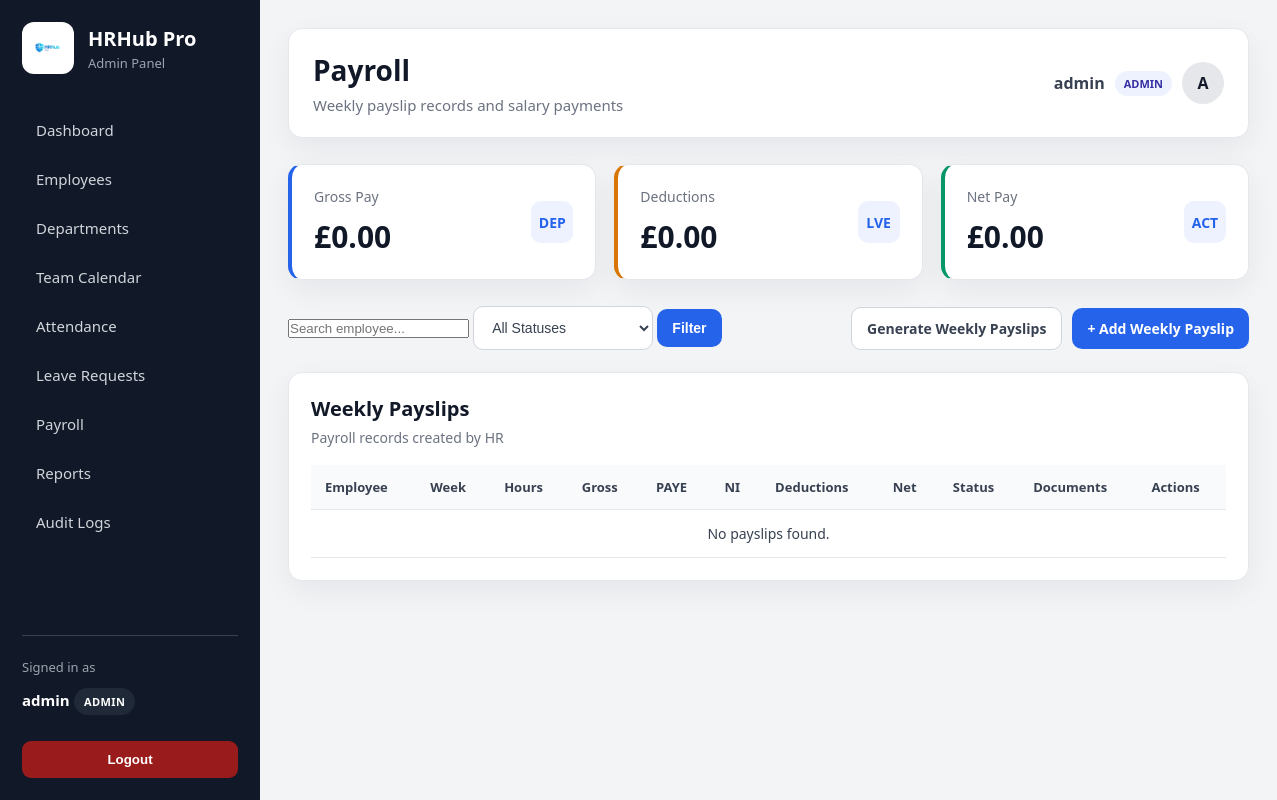
The app's page /payroll/ (signed in), older data.
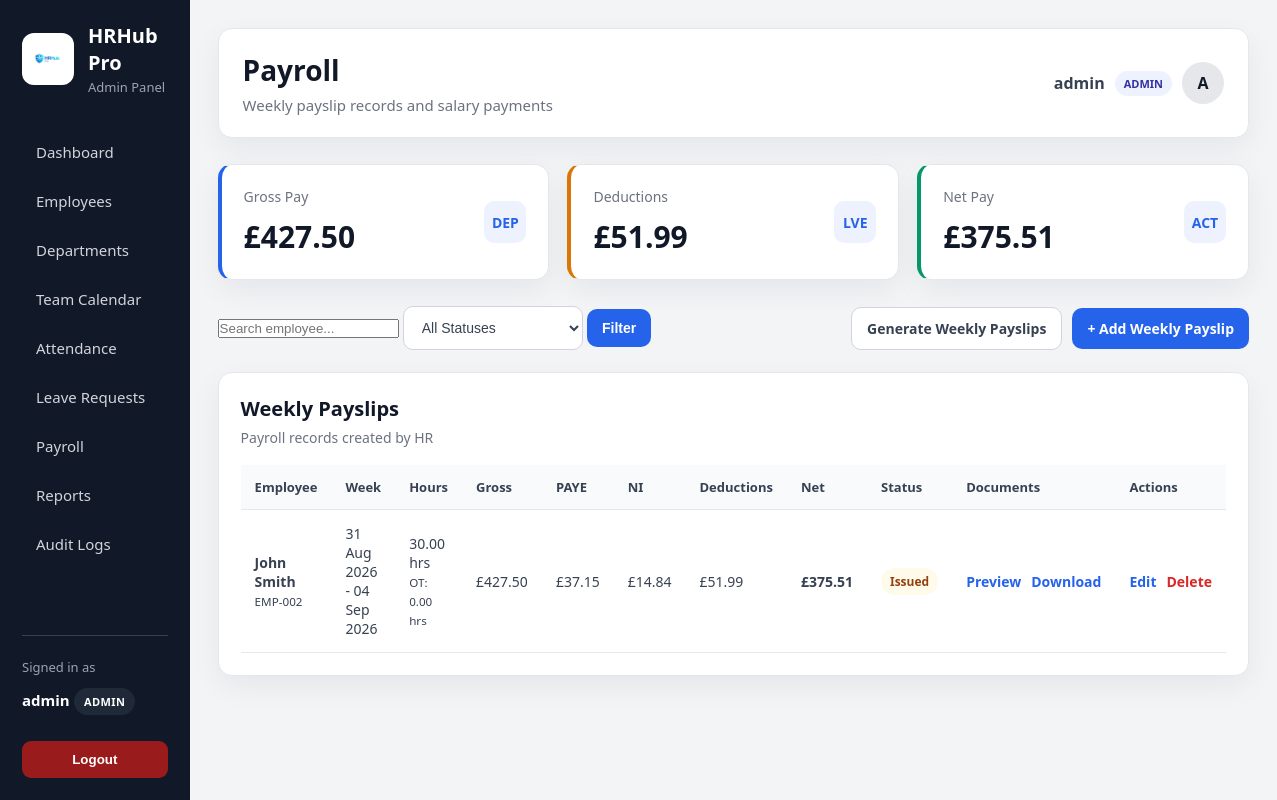
The same page, newer data.
### payroll/models.py (models this page shows, shortened)
class Payslip(models.Model):
    STATUS_CHOICES = [
        ("DRAFT", "Draft"),
        ("ISSUED", "Issued"),
        ("PAID", "Paid"),
    ]
    employee = models.ForeignKey(
        Employee,
        on_delete=models.CASCADE,
        related_name="payslips",
    )
    week_start = models.DateField()
    week_end = models.DateField()
    payment_date = models.DateField(
        blank=True,
        null=True,
    )
    hourly_rate = models.DecimalField(
        max_digits=8,
        decimal_places=2,
        default=Decimal("0.00"),
    )
    hours_worked = models.DecimalField(
        max_digits=6,
        decimal_places=2,
        default=Decimal("0.00"),
    )
    overtime_hours = models.DecimalField(
        max_digits=6,
        decimal_places=2,
        default=Decimal("0.00"),
    )
    overtime_rate = models.DecimalField(
        max_digits=8,
        decimal_places=2,
        default=Decimal("0.00"),
    )
    bonus = models.DecimalField(
        max_digits=10,
        decimal_places=2,
        default=Decimal("0.00"),
    )
    gross_pay = models.DecimalField(
        max_digits=10,
        decimal_places=2,
        default=Decimal("0.00"),
    )
    paye_tax = models.DecimalField(
        max_digits=10,
        decimal_places=2,
        default=Decimal("0.00"),
    )
    national_insurance = models.DecimalField(
        max_digits=10,
        decimal_places=2,
        default=Decimal("0.00"),
    )
    other_deductions = models.DecimalField(
        max_digits=10,
        decimal_places=2,
        default=Decimal("0.00"),
    )
    total_deductions = models.DecimalField(
        max_digits=10,
        decimal_places=2,
        default=Decimal("0.00"),
    )
    net_pay = models.DecimalField(
        max_digits=10,
        decimal_places=2,
        default=Decimal("0.00"),
    )
    status = models.CharField(
        max_length=20,
        choices=STATUS_CHOICES,
        default="DRAFT",
    )
    notes = models.TextField(
        blank=True,
        null=True,
    )
    created_at = models.DateTimeField(
        auto_now_add=True,
    )
    updated_at = models.DateTimeField(
        auto_now=True,
    )
    class Meta:
        ordering = ["-week_start"]
        verbose_name = "Weekly Payslip"
        verbose_name_plural = "Weekly Payslips"

### employees/models.py (models this page shows, shortened)
class Employee(models.Model):
    EMPLOYMENT_TYPE_CHOICES = [
        ("FULL_TIME", "Full Time"),
        ("PART_TIME", "Part Time"),
        ("CONTRACT", "Contract"),
        ("TEMPORARY", "Temporary"),
        ("AGENCY", "Agency"),
    ]
    STATUS_CHOICES = [
        ("ACTIVE", "Active"),
        ("INACTIVE", "Inactive"),
        ("ON_LEAVE", "On Leave"),
        ("TERMINATED", "Terminated"),
    ]
    user = models.OneToOneField(
        User,
        on_delete=models.SET_NULL,
        blank=True,
        null=True,
        related_name="employee_profile",
    )
    employee_number = models.CharField(
        max_length=30,
        unique=True,
    )
    first_name = models.CharField(
        max_length=100,
    )
    last_name = models.CharField(
        max_length=100,
    )
    email = models.EmailField(
        unique=True,
    )
    phone = models.CharField(
        max_length=30,
        blank=True,
        null=True,
    )
    address = models.TextField(
        blank=True,
        null=True,
    )
    date_of_birth = models.DateField(
        blank=True,
        null=True,
    )
    job_title = models.CharField(
        max_length=150,
    )
    department = models.ForeignKey(
        "departments.Department",
        on_delete=models.SET_NULL,
        blank=True,
        null=True,
        related_name="employees",
    )
    manager = models.ForeignKey(
        "self",
        on_delete=models.SET_NULL,
        blank=True,
        null=True,
        related_name="team_members",
    )
    employment_type = models.CharField(
        max_length=20,
        choices=EMPLOYMENT_TYPE_CHOICES,
        default="FULL_TIME",
    )
    hire_date = models.DateField()
    salary = models.DecimalField(
        max_digits=10,
        decimal_places=2,
        default=0,
    )
    status = models.CharField(
        max_length=20,
        choices=STATUS_CHOICES,
        default="ACTIVE",
    )
    emergency_contact_name = models.CharField(
        max_length=150,
        blank=True,
        null=True,
    )
    emergency_contact_phone = models.CharField(
        max_length=30,
        blank=True,
        null=True,
    )
    notes = models.TextField(
        blank=True,
        null=True,
    )
    created_at = models.DateTimeField(
        auto_now_add=True,
    )
    updated_at = models.DateTimeField(
        auto_now=True,
    )
    class Meta:
        ordering = ["first_name", "last_name"]
        verbose_name = "Employee"
        verbose_name_plural = "Employees"
    @property
    def full_name(self):
        return f"{self.first_name} {self.last_name}"

### payroll/views.py (the view)
# urls.py: path("", views.payslip_list, name="payslip_list"),
@login_required
def payslip_list(request):
    if not user_can_manage_payroll(request.user):
        messages.error(request, "You do not have permission to access payroll.")
        return redirect("role_redirect")
    search_query = request.GET.get("search", "")
    status_filter = request.GET.get("status", "")
    payslips = Payslip.objects.select_related(
        "employee",
        "employee__department",
    ).all()
    if search_query:
        payslips = payslips.filter(
            Q(employee__first_name__icontains=search_query)
            | Q(employee__last_name__icontains=search_query)
            | Q(employee__employee_number__icontains=search_query)
        )
    if status_filter:
        payslips = payslips.filter(status=status_filter)
    total_gross = payslips.aggregate(total=Sum("gross_pay"))["total"] or 0
    total_deductions = payslips.aggregate(total=Sum("total_deductions"))["total"] or 0
    total_net = payslips.aggregate(total=Sum("net_pay"))["total"] or 0
    context = {
        "payslips": payslips.order_by("-week_start"),
        "search_query": search_query,
        "status_filter": status_filter,
        "total_gross": total_gross,
        "total_deductions": total_deductions,
        "total_net": total_net,
    }
    return render(request, "payroll/payslip_list.html", context)

### accounts/context_processors.py (called while the page is built)
def user_role_context(request):
    user_role = None
    is_admin_user = False
    is_hr_user = False
    is_manager_user = False
    is_employee_user = False
    if request.user.is_authenticated:
        profile = getattr(request.user, "profile", None)
        if request.user.is_superuser:
            user_role = "ADMIN"
            is_admin_user = True
        elif profile:
            user_role = profile.role
            is_admin_user = profile.role == "ADMIN"
            is_hr_user = profile.role == "HR"
            is_manager_user = profile.role == "MANAGER"
            is_employee_user = profile.role == "EMPLOYEE"
    return {
        "user_role": user_role,
        "is_admin_user": is_admin_user,
        "is_hr_user": is_hr_user,
        "is_manager_user": is_manager_user,
        "is_employee_user": is_employee_user,
    }

### payroll/views.py (called while the page is built)
def user_can_manage_payroll(user):
    if user.is_superuser:
        return True
    role = get_user_role(user)
    return role in ["ADMIN", "HR"]

### templates/payroll/payslip_list.html (shortened to what the changed rows need)
{% extends 'base.html' %}
{% block page_title %}Payroll{% endblock %}
{% block content %}
<section class="stats-grid">
    <div class="stat-card blue">
        <div>
            <p>Gross Pay</p>
            <h2>£{{ total_gross|floatformat:2 }}</h2>
        </div>
    </div>
    <div class="stat-card orange">
        <div>
            <p>Deductions</p>
            <h2>£{{ total_deductions|floatformat:2 }}</h2>
        </div>
    </div>
    <div class="stat-card green">
        <div>
            <p>Net Pay</p>
            <h2>£{{ total_net|floatformat:2 }}</h2>
        </div>
    </div>
</section>
<section class="table-card">
    <table class="data-table">
        <thead>
            <tr>
                <th>Employee</th>
                <th>Week</th>
                <th>Hours</th>
                <th>Gross</th>
                <th>PAYE</th>
                <th>NI</th>
                <th>Deductions</th>
                <th>Net</th>
                <th>Status</th>
                <th>Documents</th>
                <th>Actions</th>
            </tr>
        </thead>
        <tbody>
            {% for payslip in payslips %}
                <tr>
                    <td>
                        <strong>{{ payslip.employee.full_name }}</strong>
                        <br>
                        <small>{{ payslip.employee.employee_number }}</small>
                    </td>
                    <td>
                        {{ payslip.week_start|date:"d M Y" }}
                        -
                        {{ payslip.week_end|date:"d M Y" }}
                    </td>
                    <td>
                        {{ payslip.hours_worked|floatformat:2 }} hrs
                        <br>
                        <small>OT: {{ payslip.overtime_hours|floatformat:2 }} hrs</small>
                    </td>
                    <td>£{{ payslip.gross_pay|floatformat:2 }}</td>
                    <td>£{{ payslip.paye_tax|floatformat:2 }}</td>
                    <td>£{{ payslip.national_insurance|floatformat:2 }}</td>
                    <td>£{{ payslip.total_deductions|floatformat:2 }}</td>
                    <td><strong>£{{ payslip.net_pay|floatformat:2 }}</strong></td>
                    <td>
                        {% if payslip.status == "PAID" %}
                            <span class="badge badge-success">Paid</span>
                        {% elif payslip.status == "ISSUED" %}
                            <span class="badge badge-warning">Issued</span>
                        {% else %}
                            <span class="badge badge-muted">Draft</span>
                        {% endif %}
                    </td>
                    <td>
                        <div class="table-actions">
                            <a href="{% url 'payslip_pdf_preview' payslip.id %}" class="action-link" target="_blank">
                                Preview
                            </a>
                            <a href="{% url 'payslip_pdf_download' payslip.id %}" class="action-link">
                                Download
                            </a>
                        </div>
                    </td>
                    <td>
                        <div class="table-actions">
                            <a href="{% url 'payslip_update' payslip.id %}" class="action-link">
                                Edit
                            </a>
                            <a href="{% url 'payslip_delete' payslip.id %}" class="action-link danger-link">
                                Delete
                            </a>
                        </div>
                    </td>
                </tr>
            {% empty %}
                <tr>
                    <td colspan="11" class="empty-table">
                        No payslips found.
                    </td>
                </tr>
            {% endfor %}
        </tbody>
    </table>
</section>
{% endblock %}

Row changes from the older to the newer data that the page shows:
added Payslip: employee.full_name "John Smith", employee.employee_number "EMP-002", week_start "31 Aug 2026", week_end "04 Sep 2026", hours_worked "30.00", overtime_hours "0.00", gross_pay "427.50", paye_tax "37.15", national_insurance "14.84", total_deductions "51.99", net_pay "375.51", status "Issued"
Text that changed along with them:
{{ total_gross|floatformat:2 }}: "0.00" → "427.50"
{{ total_deductions|floatformat:2 }}: "0.00" → "51.99"
{{ total_net|floatformat:2 }}: "0.00" → "375.51"
text no longer shown: "No payslips found."
